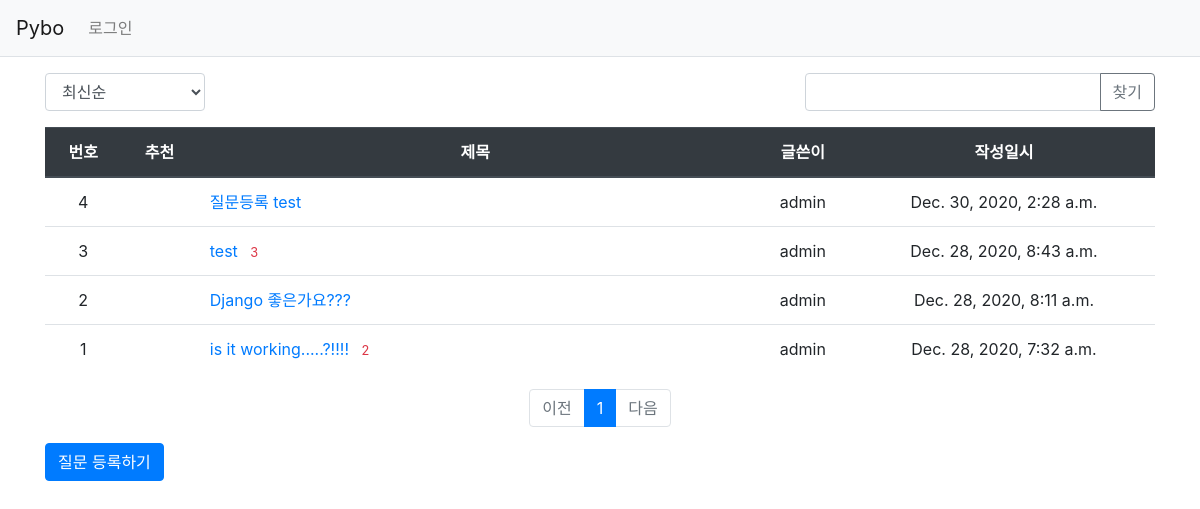
Page /pybo/ on the earlier database version.
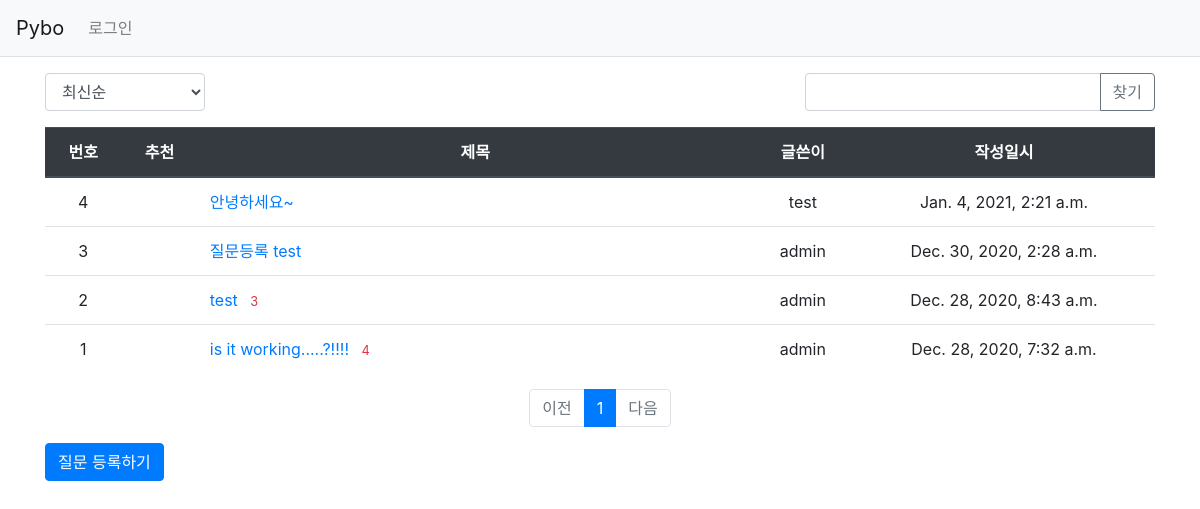
Same page on the later database version.
### pybo/models.py (models this page shows, shortened)
class Question(models.Model):
    author = models.ForeignKey(User, on_delete=models.CASCADE, related_name='author_question')
    subject = models.CharField(max_length=200)
    content = models.TextField()
    create_date = models.DateTimeField()
    modify_date = models.DateTimeField(null=True, blank=True)
    voter = models.ManyToManyField(User, related_name='voter_question')

### pybo/views/base_views.py (the view, shortened to what this page needs)
# urls.py: path('', base_views.index, name='index'),  # '/' 에 해당되는 path
def index(request):
    page = request.GET.get('page', '1')  # 페이지
    kw = request.GET.get('kw', '')  # 검색어
    so = request.GET.get('so', 'recent')  # 정렬기준
    if so == 'recommend':
        question_list = Question.objects.annotate(num_voter=Count('voter')).order_by('-num_voter', '-create_date')
    elif so == 'popular':
        question_list = Question.objects.annotate(num_answer=Count('answer')).order_by('-num_answer', '-create_date')
    else:  # recent
        question_list = Question.objects.order_by('-create_date')
    paginator = Paginator(question_list, 10)  # 페이지당 10개씩 보여주기
    page_obj = paginator.get_page(page)
    context = {'question_list': page_obj, 'page': page, 'kw': kw, 'so': so}  # <------ so 추가
    return render(request, 'pybo/question_list.html', context)

### pybo/templatetags/pybo_filter.py (called while the page is built)
@register.filter
def sub(value, arg):
    return value - arg

### templates/pybo/question_list.html (shortened to what this page needs)
{% extends 'base.html' %}
{% load pybo_filter %}
{% block content %}
<div class="container my-3">
    <div class="row justify-content-between my-3">
        <div class="col-2">
            <select class="form-control so">
                <option value="recent" {% if so == 'recent' %}selected{% endif %}>최신순</option>
            </select>
        </div>
        <div class="col-4 input-group">
            <input type="text" class="form-control kw" value="{{ kw|default_if_none:'' }}">
            <div class="input-group-append">
                <button class="btn btn-outline-secondary" type="button" id="btn_search">찾기</button>
            </div>
        </div>
    </div>
    <table class="table">
        <thead>
        <tr class="text-center thead-dark">
            <th>번호</th>
            <th>추천</th>
            <th style="width:50%">제목</th>
            <th>글쓴이</th>
            <th>작성일시</th>
        </tr>
        </thead>
        <tbody>
        {% if question_list %}
        {% for question in question_list %}
        <tr class="text-center">
            <td>
                {{ question_list.paginator.count|sub:question_list.start_index|sub:forloop.counter0|add:1 }}
            </td>
            <td>
            </td>
            <td class="text-left">
                <a href="{% url 'pybo:detail' question.id %}">{{ question.subject }}</a>
                {% if question.answer_set.count > 0 %}
                <span class="text-danger small ml-2">{{ question.answer_set.count }}</span>
                {% endif %}
            </td>
            <td>{{ question.author.username }}</td>
            <td>{{ question.create_date }}</td>
        </tr>
        {% endfor %}
        {% else %}
        <tr>
            <td colspan="3">질문이 없습니다.</td>
        </tr>
        {% endif %}
        </tbody>
    </table>
    <ul class="pagination justify-content-center">
        {% if question_list.has_previous %}
        <li class="page-item">
            <a class="page-link" data-page="{{ question_list.previous_page_number }}" href="#">이전</a>
        </li>
        {% else %}
        <li class="page-item disabled">
            <a class="page-link" tabindex="-1" aria-disabled="true" href="#">이전</a>
        </li>
        {% endif %}
        {% for page_number in question_list.paginator.page_range %}
        {% if page_number >= question_list.number|add:-5 and page_number <= question_list.number|add:5 %}
            {% if page_number == question_list.number %}
            <li class="page-item active" aria-current="page">
                <a class="page-link" data-page="{{ page_number }}" href="#">{{ page_number }}</a>
            </li>
            {% else %}
            <li class="page-item">
                <a class="page-link" data-page="{{ page_number }}" href="#">{{ page_number }}</a>
            </li>
            {% endif %}
        {% endif %}
        {% endfor %}
        {% if question_list.has_next %}
        <li class="page-item">
            <a class="page-link" data-page="{{ question_list.next_page_number }}" href="#">다음</a>
        </li>
        {% else %}
        <li class="page-item disabled">
            <a class="page-link" tabindex="-1" aria-disabled="true" href="#">다음</a>
        </li>
        {% endif %}
    </ul>
    <a href="{% url 'pybo:question_create' %}" class="btn btn-primary">질문 등록하기</a>
</div>
{% endblock %}

### templates/base.html (shortened to what this page needs)
{% load static %}
<!doctype html>
<html lang="ko">
<head>
    <link rel="stylesheet" type="text/css" href="{% static 'bootstrap.min.css' %}">
    <link rel="stylesheet" type="text/css" href="{% static 'style.css' %}">
</head>
<body>
{% include "navbar.html" %}
{% block content %}
{% endblock %}
</body>
</html>

### templates/navbar.html (shortened to what this page needs)
<nav class="navbar navbar-expand-lg navbar-light bg-light border-bottom">
    <a class="navbar-brand" href="{% url 'pybo:index' %}">Pybo</a>
    <div class="collapse navbar-collapse flex-grow-0" id="navbarNav">
        <ul class="navbar-nav">
            <li class="nav-item ">
                {% if user.is_authenticated %}
                <a class="nav-link" href="{% url 'common:logout' %}">{{ user.username }} (로그아웃)</a>
                {% else %}
                <a class="nav-link" href="{% url 'common:login' %}">로그인</a>
                {% endif %}
            </li>
        </ul>
    </div>
</nav>

Differences in the rows shown:
removed Question: paginator.count|sub "2", subject "Django 좋은가요???", author.username "admin", create_date "Dec. 28, 2020, 8:11 a.m."
added Question: paginator.count|sub "4", subject "안녕하세요~", author.username "test", create_date "Jan. 4, 2021, 2:21 a.m."
computed for Question "질문등록 test": paginator.count|sub "4" → "3"
computed for Question "Dec. 28, 2020, 8:43 a.m.": paginator.count|sub "3" → "2"
computed for Question "is it working.....?!!!!": answer_set.count "2" → "4"
